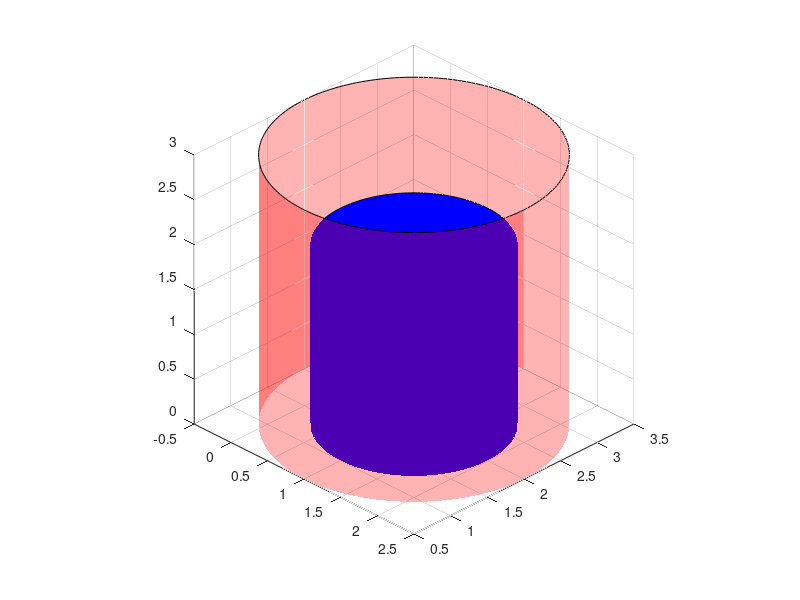

This chart was generated by the following MATLAB code:
%Variable Barrier Demonstration
%Egwuchukwu Kalu
%02/10/2024

x = [1 1];
y = [2 2];
r=[1,1.5];
hgt = [2 3];
th=0:pi/100:2*pi;
a1=r(1)*cos(th);
b1=r(1)*sin(th);

a2=r(2)*cos(th);
b2=r(2)*sin(th);
figure
surf([a1; a1]+x(1), [b1; b1]+y(1), [ones(1,size(th,2)); zeros(1,size(th,2))]*hgt(1), 'FaceColor','b', 'EdgeColor','none', 'FaceAlpha',1)
hold on
surf([a2; a2]+x(2), [b2; b2]+y(2), [ones(1,size(th,2)); zeros(1,size(th,2))]*hgt(2), 'FaceColor','r', 'EdgeColor','none','FaceAlpha',.3)
plot3(a1+x(1), b1+y(1), ones(1,size(th,2))*hgt(1), '-k')                  % Draws Circle Around Top Of Cylinder
plot3(a2+x(2), b2+y(2), ones(1,size(th,2))*hgt(2), '-k')                  % Draws Circle Around Top Of Cylinder
hold off
axis('equal')
view(45,30)
